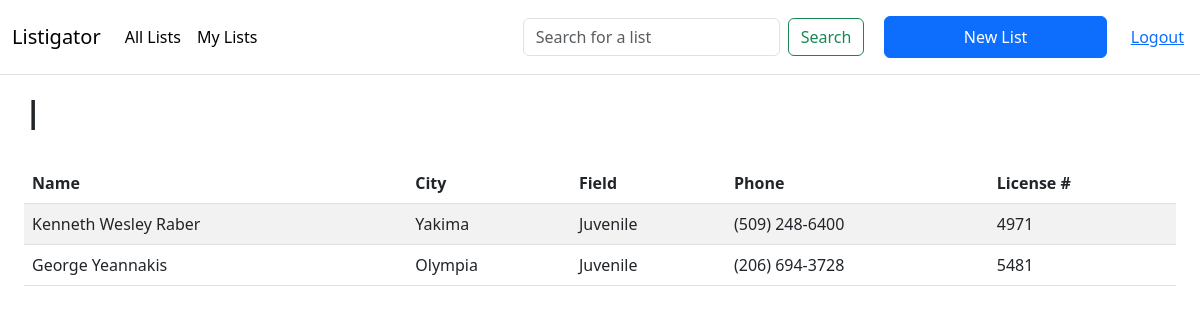
Screenshot of /list/2 (signed in) with the database file from the repository.
### listigator/models.py (models this page shows, shortened)
class Lawyer(db.Model):
    id = db.Column(db.Integer, primary_key=True)
    license_number =db.Column(db.Integer, nullable=False)
    name = db.Column(db.String(50), nullable=False)
    city = db.Column(db.String(50), nullable=False)
    status = db.Column(db.String(20), nullable=False)
    phone = db.Column(db.String(20), nullable=False)
    field = db.Column(db.String(20), nullable=False)

### listigator/app.py (the view)
@main.route('/list/<int:list_id>')
@login_required
def list(list_id):
    list_to_show = List.query.get(list_id)
    lawyers = list_to_show.lawyers
    title = list_to_show.title
    return render_template('main/list.html', lawyers = lawyers, title=title)

### listigator/auth.py (called while the page is built)
def login_required(route):
    @functools.wraps(route)
    def wrapped_route(**kwargs):
        if session.get('user_id') is None:
            return redirect(url_for('auth.login'))
        return route(**kwargs)
    return wrapped_route

### listigator/templates/main/list.html (shortened to what this page needs)
{% extends 'main/layout.html' %}
{% block main %}
<h1 class="p-3">{{ title }}</h1>
{% if lawyers %}
<div class="container-fluid">
    <table class='table ph-3 bg-light table-striped'>
        <thead>
            <tr>
                <th scope="col">Name</th>
                <th scope="col">City</th>
                <th scope="col">Field</th>
                <th scope="col">Phone</th>
                <th scope="col">License #</th>
            </tr>
        </thead>
        <tbody>
            {% for lawyer in lawyers %}
            <tr class='p-3'>
                <td class='city'>{{lawyer.city}}</td>
                <td class='field'>{{lawyer.field}}</td>
                <td class='license_number'>{{lawyer.license_number}}</td>
                <td class='name'>{{lawyer.name}}</td>
                <td class='phone'>{{lawyer.phone}}</td>
            </tr>
            {% endfor %}
        </tbody>
    </table>
</div>
{% else %}
    <p>This list is empty</p>
{% endif %}
{% endblock %}

### listigator/static/css/style.css (style rules this page uses)
:root { --primary: #00356b; --secondary: #287dc0; --tertiary: #63aaff; --grey: lightgrey; --white: #fff; }

### rows the page displays
Lawyer: city "Kenneth Wesley Raber", field "Yakima", license_number "Juvenile", name "(509) 248-6400", phone "4971"
Lawyer: city "George Yeannakis", field "Olympia", license_number "Juvenile", name "(206) 694-3728", phone "5481"

### other values shown
{{ title }} "l"
